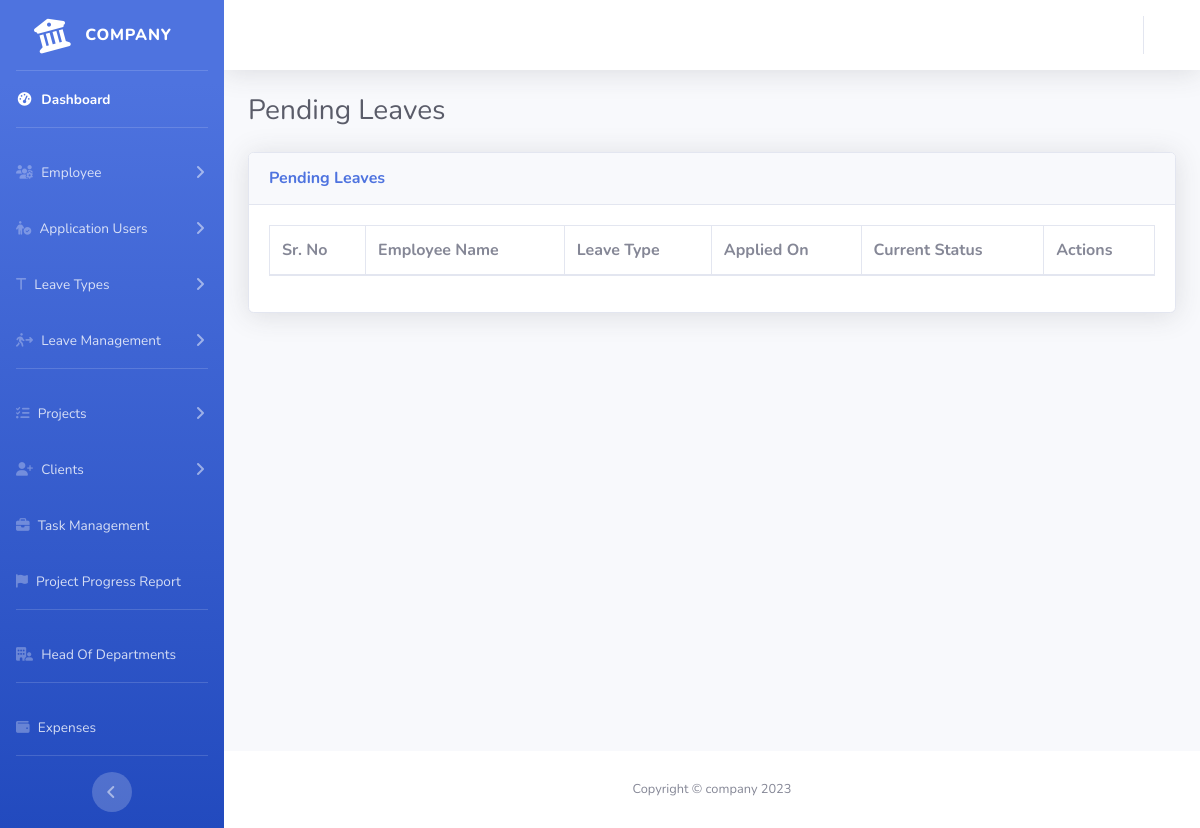
Before: /admin/index.php?page=leave-pending (signed in) with the older database file.
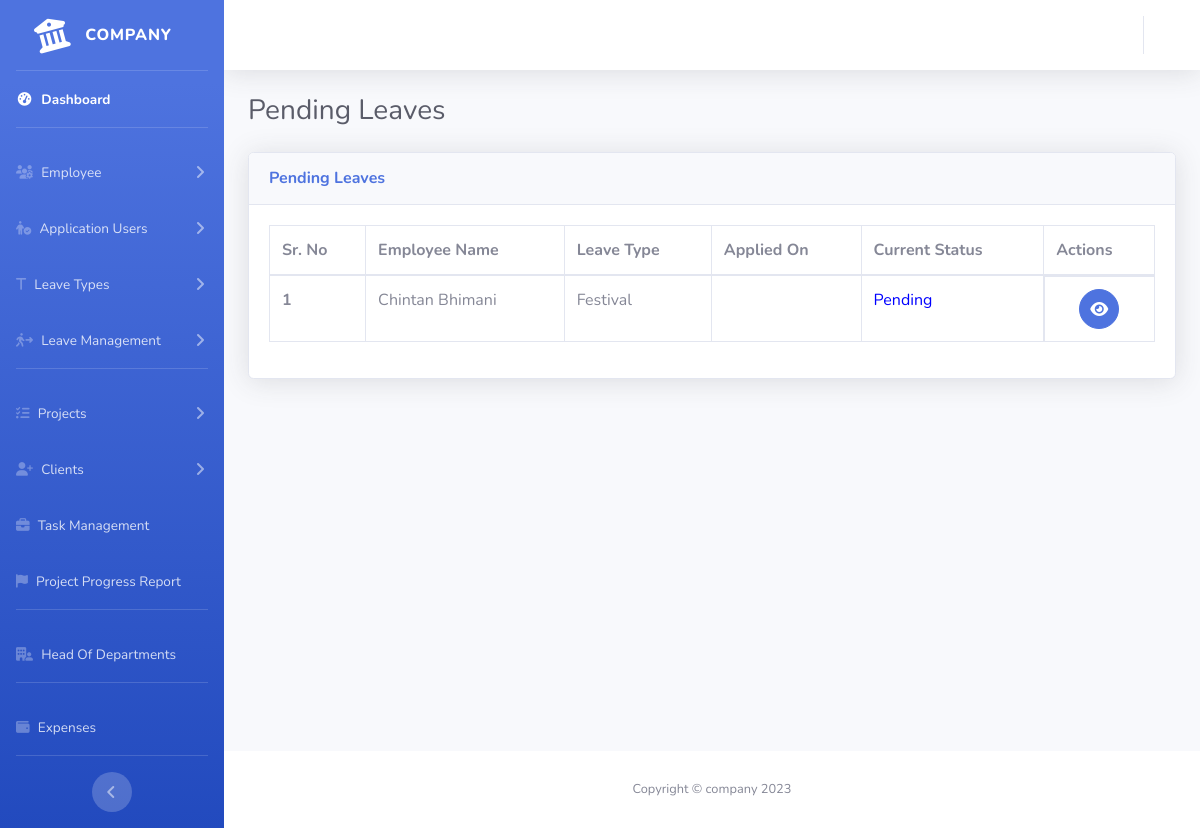
After: the same page with the newer database file.
### tables this page shows
CREATE TABLE `leaves` (
  `leave_id` text NOT NULL,
  `leave_type` varchar(255) NOT NULL,
  `from_date` date NOT NULL,
  `to_date` date NOT NULL,
  `posting_date` varchar(255) NOT NULL,
  `admin_remarks` varchar(255) DEFAULT NULL,
  `admin_remarks_date` varchar(255) DEFAULT NULL,
  `leave_status` int(10) NOT NULL,
  `is_read` int(10) NOT NULL,
  `user_id` text NOT NULL,
  `leave_description` text DEFAULT NULL
);

CREATE TABLE `users` (
  `user_id` text NOT NULL,
  `user_email` text NOT NULL,
  `user_password` text NOT NULL,
  `emp_id` text NOT NULL,
  `user_first_name` varchar(100) NOT NULL,
  `user_last_name` varchar(100) NOT NULL,
  `user_access_type` int(10) NOT NULL DEFAULT 2 COMMENT '1: Admin\r\n2: Employee\r\n3: Engineer\r\n4: HOD'
);

CREATE TABLE `leavestype` (
  `leave_type_id` text NOT NULL,
  `leave_type` varchar(255) NOT NULL,
  `leave_description` text NOT NULL,
  `createdAt` timestamp NOT NULL DEFAULT current_timestamp()
);

### admin/leave-pending.php (the view, shortened to what this page needs)
<div class="container-fluid">
    <div class="d-sm-flex align-items-center justify-content-between mb-4">
        <h1 class="h3 mb-0 text-gray-800">Pending Leaves</h1>
    </div>
    <div class="row">
        <div class="col-xl-12 col-lg-7">
            <div class="card shadow mb-4">
                <div class="card-header py-3">
                    <h6 class="m-0 font-weight-bold text-primary">Pending Leaves</h6>
                </div>
                <div class="card-body">
                    <div class="table-responsive">
                        <table class="table table-bordered" id="dataTable" width="100%" cellspacing="0">
                            <thead>
                                <tr>
                                    <th>Sr. No</th>
                                    <th>Employee Name</th>
                                    <th>Leave Type</th>
                                    <th>Applied On</th>
                                    <th>Current Status</th>
                                    <th>Actions</th>
                                </tr>
                            </thead>
                            <tbody>
                                <?php
                                $qry = $con->query("SELECT * FROM leaves WHERE leave_status=0;");
                                $i = 1;
                                while ($row = $qry->fetch_assoc()) { ?>
                                    <tr>
                                        <th scope="row"><?php echo $i++; ?></th>
                                        <td><?php
                                            $userId = $row['user_id'];
                                            $user = $con->query("SELECT * FROM users WHERE user_id='$userId'");
                                            while ($r = $user->fetch_assoc()) {
                                                echo $r['user_first_name'] . " " . $r['user_last_name'];
                                            }
                                            ?></td>
                                        <td><?php
                                            $typeId = $row['leave_type'];
                                            $leaveType = $con->query("SELECT * FROM leavestype WHERE leave_type_id ='$typeId'");
                                            while ($r = $leaveType->fetch_assoc()) {
                                                echo $r['leave_type'];
                                            }
                                            ?></td>
                                        <td><?php
                                            ?></td>
                                        <td><?php
                                            if ($row['leave_status'] == 0) { ?>
                                                <span style="color: blue">Pending</span>
                                            <?php } else if ($row['leave_status'] == 1) { ?>
                                                <span style="color: red">Decline</span>
                                            <?php } else { ?>
                                                <span style="color: green">Approved</span>
                                            <?php } ?>
                                        </td>
                                        <td class="d-flex align-items-center justify-content-center">
                                            <a type="button" class="btn btn-primary btn-circle mx-1" href="./index.php?page=leave-viewer&leaveId=<?php echo $row['leave_id'] ?>"><i class="fa-solid fa-eye"></i></a>
                                        </td>
                                    </tr>
                                <?php } ?>
                            </tbody>
                        </table>
                    </div>
                </div>
            </div>
        </div>
    </div>
</div>

Changed rows visible on the page:
added leaves: leave_status "Pending"
now on this page (row unchanged): users: user_first_name "Chintan", user_last_name "Bhimani"
added leavestype: leave_type "Festival"
